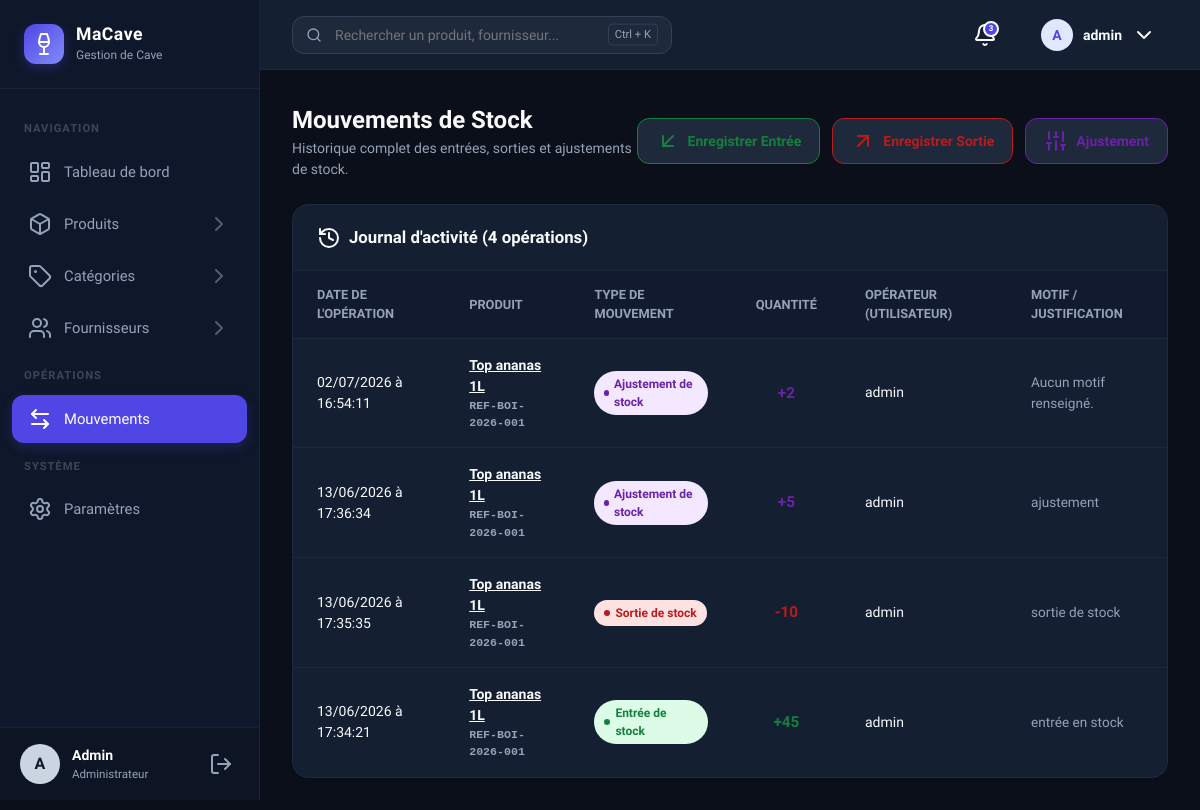
Screenshot of /mouvements/ (signed in) with the database file from the repository.
### products/models.py (models this page shows, shortened)
class MouvementStock(models.Model):
    ENTREE = "ENTREE"
    SORTIE = "SORTIE"
    AJUSTEMENT = "AJUSTEMENT"
    TYPE_MOUVEMENT_CHOICES = [
        (ENTREE, "Entrée"),
        (SORTIE, "Sortie"),
        (AJUSTEMENT, "Ajustement"),
    ]
    produit = models.ForeignKey(Produit, on_delete=models.PROTECT, related_name="mouvements")
    utilisateur = models.ForeignKey(
        settings.AUTH_USER_MODEL,
        on_delete=models.SET_NULL,
        null=True,
        blank=True,
        related_name="mouvements_stock",
    )
    type_mouvement = models.CharField(max_length=20, choices=TYPE_MOUVEMENT_CHOICES)
    quantite = models.PositiveIntegerField()
    motif = models.CharField(max_length=255, blank=True)
    date_mouvement = models.DateTimeField(auto_now_add=True)
    class Meta:
        verbose_name = "Mouvement de stock"
        verbose_name_plural = "Mouvements de stock"
        ordering = ["-date_mouvement"]

class Produit(models.Model):
    cave = models.ForeignKey(Cave, on_delete=models.PROTECT, related_name="produits")
    categorie = models.ForeignKey(Categorie, on_delete=models.SET_NULL, null=True, blank=True, related_name="produits")
    fournisseur = models.ForeignKey(Fournisseur, on_delete=models.SET_NULL, null=True, blank=True, related_name="produits")
    reference = models.CharField(max_length=30, unique=True, blank=True)
    nom = models.CharField(max_length=150)
    prix_achat = models.DecimalField(max_digits=12, decimal_places=2)
    prix_vente = models.DecimalField(max_digits=12, decimal_places=2)
    stock_actuel = models.PositiveIntegerField(default=0)
    seuil_alerte = models.PositiveIntegerField(default=5)
    description = models.TextField(blank=True)
    image = models.ImageField(upload_to="produits/", blank=True, null=True)
    actif = models.BooleanField(default=True)
    est_supprime = models.BooleanField(default=False)
    date_suppression = models.DateTimeField(null=True, blank=True)
    date_creation = models.DateTimeField(auto_now_add=True)
    date_modification = models.DateTimeField(auto_now=True)
    class Meta:
        verbose_name = "Produit"
        verbose_name_plural = "Produits"
        ordering = ["nom"]

### products/views.py (the view)
# urls.py: path('mouvements/', views.mouvement_list, name='mouvement_list'),
@login_required
def mouvement_list(request):
    mouvements = MouvementStock.objects.select_related('produit', 'utilisateur').all()
    return render(request, 'products/mouvements/list.html', {'mouvements': mouvements})

### products/templates/products/mouvements/list.html (shortened to what this page needs)
{% extends 'products/base.html' %}
{% load static %}
{% block content %}
<div class="page-header">
    <div class="page-header-title">
        <h1>Mouvements de Stock</h1>
        <p>Historique complet des entrées, sorties et ajustements de stock.</p>
    </div>
    <div style="display: flex; gap: 12px;">
        <a href="{% url 'stock_entree' %}" class="btn btn-secondary" style="color: var(--status-normal-text); border-color: var(--status-normal-text);">
            <i data-lucide="arrow-down-left"></i>
            <span>Enregistrer Entrée</span>
        </a>
        <a href="{% url 'stock_sortie' %}" class="btn btn-secondary" style="color: var(--status-danger-text); border-color: var(--status-danger-text);">
            <i data-lucide="arrow-up-right"></i>
            <span>Enregistrer Sortie</span>
        </a>
        <a href="{% url 'stock_ajustement' %}" class="btn btn-secondary" style="color: var(--status-info-text); border-color: var(--status-info-text);">
            <i data-lucide="sliders"></i>
            <span>Ajustement</span>
        </a>
    </div>
</div>
<div class="card">
    <div class="card-header">
        <span class="card-title">
            <i data-lucide="history"></i>
            <span>Journal d'activité ({{ mouvements|length }} opérations)</span>
        </span>
    </div>
    <div class="card-body p-0">
        <div class="table-responsive">
            <table class="table-modern">
                <thead>
                    <tr>
                        <th>Date de l'opération</th>
                        <th>Produit</th>
                        <th>Type de Mouvement</th>
                        <th style="text-align: center;">Quantité</th>
                        <th>Opérateur (Utilisateur)</th>
                        <th>Motif / Justification</th>
                    </tr>
                </thead>
                <tbody>
                    {% for mv in mouvements %}
                    <tr>
                        <td>{{ mv.date_mouvement|date:"d/m/Y à H:i:s" }}</td>
                        <td>
                            <div style="font-weight: 600; color: var(--text-main);">
                                <a href="{% url 'produit_detail' mv.produit.pk %}" style="text-decoration: underline; color: inherit;">
                                    {{ mv.produit.nom }}
                                </a>
                                <span style="font-size: 0.725rem; color: var(--text-muted); font-family: monospace; display: block;">
                                    {{ mv.produit.reference }}
                                </span>
                            </div>
                        </td>
                        <td>
                            {% if mv.type_mouvement == 'ENTREE' %}
                                <span class="badge normal">Entrée de stock</span>
                            {% elif mv.type_mouvement == 'SORTIE' %}
                                <span class="badge danger">Sortie de stock</span>
                            {% else %}
                                <span class="badge info">Ajustement de stock</span>
                            {% endif %}
                        </td>
                        <td style="text-align: center;">
                            <strong style="font-size: 0.95rem;">
                                {% if mv.type_mouvement == 'ENTREE' %}
                                    <span style="color: var(--status-normal-text);">+{{ mv.quantite }}</span>
                                {% elif mv.type_mouvement == 'SORTIE' %}
                                    <span style="color: var(--status-danger-text);">-{{ mv.quantite }}</span>
                                {% else %}
                                    {% if mv.quantite >= 0 %}
                                        <span style="color: var(--status-info-text);">+{{ mv.quantite }}</span>
                                    {% else %}
                                        <span style="color: var(--status-danger-text);">{{ mv.quantite }}</span>
                                    {% endif %}
                                {% endif %}
                            </strong>
                        </td>
                        <td>{{ mv.utilisateur.username }}</td>
                        <td>
                            <span style="color: var(--text-muted); font-size: 0.85rem;">
                                {{ mv.motif|default:"Aucun motif renseigné." }}
                            </span>
                        </td>
                    </tr>
                    {% empty %}
                    <tr>
                        <td colspan="6" style="text-align: center; padding: 32px; color: var(--text-muted);">
                            Aucune opération de stock enregistrée. Utilisez les boutons ci-dessus pour ajouter des entrées/sorties.
                        </td>
                    </tr>
                    {% endfor %}
                </tbody>
            </table>
        </div>
    </div>
</div>
{% endblock %}

### products/templates/products/base.html (shortened to what this page needs)
{% load static %}
<!DOCTYPE html>
<html lang="fr">
<head>
    <link rel="stylesheet" href="{% static 'products/css/style.css' %}">
</head>
<body class="{% if request.user.is_authenticated and request.user.profile.theme == 'dark' %}dark-mode{% endif %}">
    <div class="app-container">
        <aside class="sidebar">
            <div class="sidebar-brand">
                <div class="logo-icon">
                    <i data-lucide="wine"></i>
                </div>
                <div class="brand-info">
                    <span class="brand-name">MaCave</span>
                    <span class="brand-sub">Gestion de Cave</span>
                </div>
            </div>
            <div class="sidebar-menu-container">
                <nav class="sidebar-menu">
                    <span class="menu-section-title">Navigation</span>
                    <a href="{% url 'dashboard' %}" class="menu-item {% if request.resolver_match.url_name == 'dashboard' %}active{% endif %}">
                        <span class="menu-item-left">
                            <i data-lucide="layout-dashboard"></i>
                            <span>Tableau de bord</span>
                        </span>
                    </a>
                    <a href="{% url 'produit_list' %}" class="menu-item {% if 'produit' in request.resolver_match.url_name %}active{% endif %}">
                        <span class="menu-item-left">
                            <i data-lucide="box"></i>
                            <span>Produits</span>
                        </span>
                        <i data-lucide="chevron-right" class="arrow-icon"></i>
                    </a>
                    <a href="{% url 'categorie_list' %}" class="menu-item {% if 'categorie' in request.resolver_match.url_name %}active{% endif %}">
                        <span class="menu-item-left">
                            <i data-lucide="tag"></i>
                            <span>Catégories</span>
                        </span>
                        <i data-lucide="chevron-right" class="arrow-icon"></i>
                    </a>
                    <a href="{% url 'fournisseur_list' %}" class="menu-item {% if 'fournisseur' in request.resolver_match.url_name %}active{% endif %}">
                        <span class="menu-item-left">
                            <i data-lucide="users"></i>
                            <span>Fournisseurs</span>
                        </span>
                        <i data-lucide="chevron-right" class="arrow-icon"></i>
                    </a>
                    <span class="menu-section-title">Opérations</span>
                    <a href="{% url 'mouvement_list' %}" class="menu-item {% if request.resolver_match.url_name == 'mouvement_list' %}active{% endif %}">
                        <span class="menu-item-left">
                            <i data-lucide="arrow-left-right"></i>
                            <span>Mouvements</span>
                        </span>
                    </a>
                    <span class="menu-section-title">Système</span>
                    <a href="{% url 'settings' %}" class="menu-item {% if request.resolver_match.url_name == 'settings' %}active{% endif %}">
                        <span class="menu-item-left">
                            <i data-lucide="settings"></i>
                            <span>Paramètres</span>
                        </span>
                    </a>
                </nav>
            </div>
            <div class="sidebar-profile">
                <a href="{% url 'settings' %}?tab=profile" class="profile-details" style="cursor: pointer; text-decoration: none;">
                    <div class="profile-avatar">
                        {{ request.user.username|slice:":1"|upper }}
                    </div>
                    <div class="profile-text">
                        <span class="profile-name">{{ request.user.username|capfirst }}</span>
                        <span class="profile-role">
                            {% if request.user.is_superuser %}
                                Administrateur
                            {% else %}
                                Utilisateur
                            {% endif %}
                        </span>
                    </div>
                </a>
                <form action="{% url 'logout' %}" method="post" style="margin: 0; display: inline;">
                    <button type="submit" class="logout-btn" title="Se déconnecter">
                        <i data-lucide="log-out"></i>
                    </button>
                </form>
            </div>
        </aside>
        <main class="main-content">
            <header class="topbar">
                <div class="topbar-left">
                    <form action="{% url 'produit_list' %}" method="get" class="search-box">
                        <input type="text" name="q" value="{{ q|default:'' }}" placeholder="Rechercher un produit, fournisseur...">
                        <span class="search-kbd">Ctrl + K</span>
                    </form>
                </div>
                <div class="topbar-right">
                    <div class="icon-actions">
                        <button class="action-icon-btn" title="Notifications">
                            <span class="badge-dot">3</span>
                        </button>
                    </div>
                    <div class="user-dropdown">
                        <button class="user-profile-btn">
                            <div class="avatar">
                                {{ request.user.username|slice:":1"|upper }}
                            </div>
                            <span class="username">{{ request.user.username }}</span>
                            <i data-lucide="chevron-down"></i>
                        </button>
                    </div>
                </div>
            </header>
            <div class="content-body">
                {% block content %}{% endblock %}
            </div>
        </main>
    </div>
</body>
</html>

### rows the page displays
MouvementStock: date_mouvement "02/07/2026 à 16:54:11", produit.nom "Top ananas 1L", produit.reference "REF-BOI-2026-001", type_mouvement "Ajustement de stock", quantite "2", utilisateur.username "admin", motif "Aucun motif renseigné."
MouvementStock: date_mouvement "13/06/2026 à 17:36:34", produit.nom "Top ananas 1L", produit.reference "REF-BOI-2026-001", type_mouvement "Ajustement de stock", quantite "5", utilisateur.username "admin", motif "ajustement"
MouvementStock: date_mouvement "13/06/2026 à 17:35:35", produit.nom "Top ananas 1L", produit.reference "REF-BOI-2026-001", type_mouvement "Sortie de stock", quantite "10", utilisateur.username "admin", motif "sortie de stock"
MouvementStock: date_mouvement "13/06/2026 à 17:34:21", produit.nom "Top ananas 1L", produit.reference "REF-BOI-2026-001", type_mouvement "Entrée de stock", quantite "45", utilisateur.username "admin", motif "entrée en stock"

### other values shown
{{ request.user.username|slice:":1"|upper }} "A"
{{ request.user.username|capfirst }} "Admin"
{{ request.user.username }} "admin"
{{ mouvements|length }} "4"
